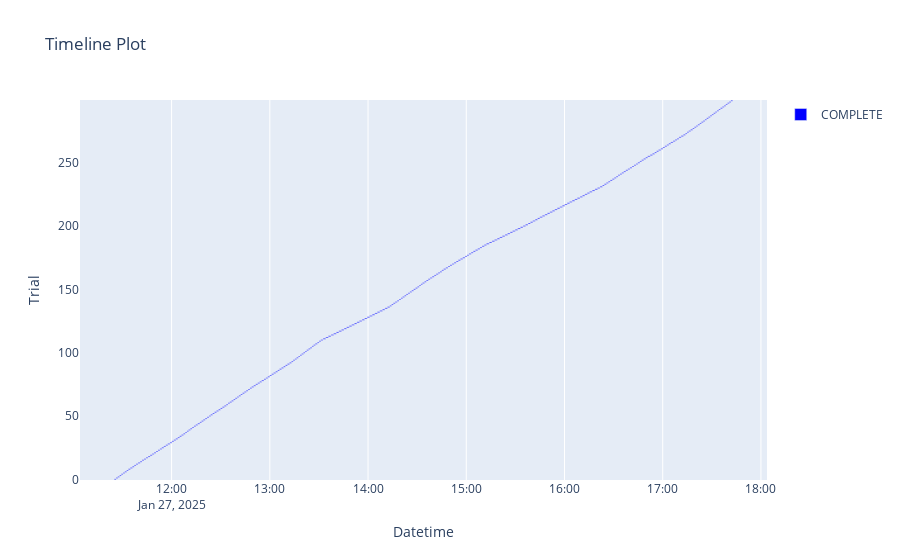

Notebook code for this chart:
### Code cell
plot_timeline(study)

### Figure 1 — Plotly figure (JSON) as saved in the notebook; plotly's stock layout.template omitted (floating-point values rounded to 4 significant figures; data arrays with more than 128 entries replaced by an {"elided": "..."} marker saying what was removed)
{"data": [{"base": {"elided": "300 str values"}, "hovertemplate": "%{text}<extra>COMPLETE</extra>", "marker": {"color": "blue"}, "name": "COMPLETE", "orientation": "h", "text": {"elided": "300 str values"}, "textposition": "none", "type": "bar", "x": {"elided": "300 float values"}, "y": {"elided": "300 int values"}}], "layout": {"showlegend": true, "title": {"text": "Timeline Plot"}, "xaxis": {"title": {"text": "Datetime"}, "type": "date"}, "yaxis": {"title": {"text": "Trial"}}}}
